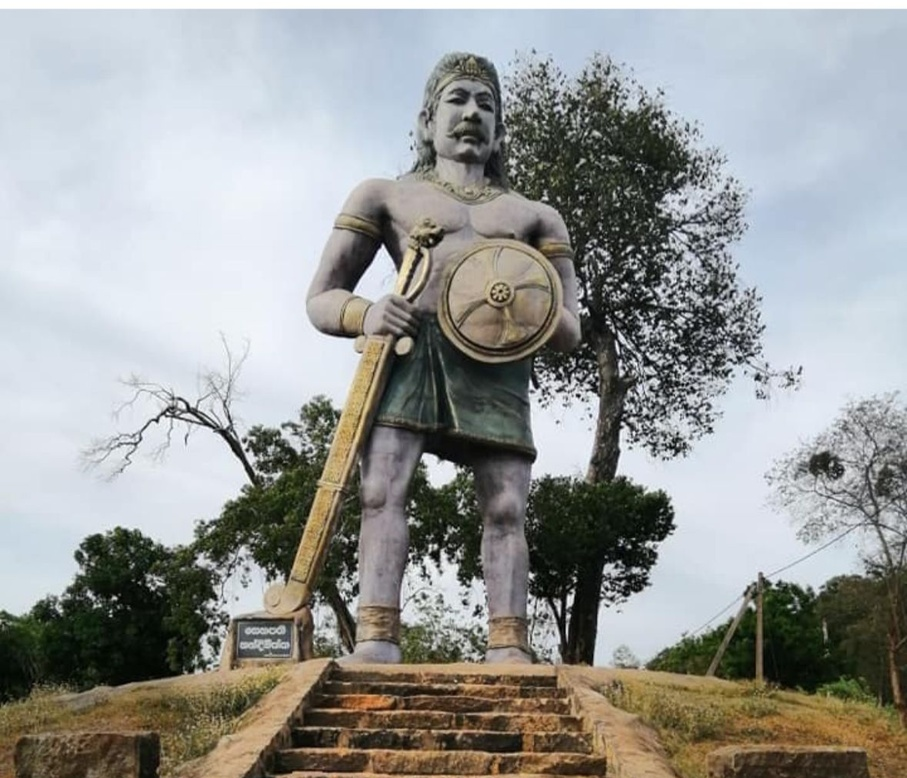
#> input picture images/WhatsApp-Image-2025-04-03-at-6.07.36-PM.jpg, 907 x 778 px, shrunk from 1179 x 1011 before the run, found by its file name; its folder holds only this picture in this run
$ python 'AI V1.py'
#> lines starting #> are read from the running program, lines starting #| are printed output that depends on the picture
import cv2
import os
import numpy as np

# Folder containing images
image_folder = r"C:\Users\cyber\Desktop\AI Project\images"
video_name = "animated_caracter_video.avi"

# Set FPS (Frames per second)
fps = 5  # Adjust FPS for video speed

# Duration for each image in seconds
image_duration = 5  # Duration each image will stay on screen (in seconds)

# Get images from the folder
images = [img for img in os.listdir(image_folder) if img.endswith(".jpg") or img.endswith(".png")]
images.sort()  # Sort images in order

# Check if any images are found
if not images:
    print("Error: No images found in the folder!")
    exit()

print(f"Found images: {images}")  # Debugging line

# Your story (modify this part, make sure you have enough story parts)
story_texts = [
    "Nandimitra was a chief commander of the ten great giants. He was the nephew of Mitta, "
    "a general in the army of King Elara. He was a warrior of the Rakshasa Angam. "
    "Although he was small and tied to a rock to prevent him from crawling everywhere, "
    "his great strength and majesty enabled him to drag even the heavy rock and move from place to place, "
    "which led to him being given the name Nandimitra.",

    "He fought valiantly in many battles, his power and skill unmatched. "
    "But despite his strength, his greatest challenge was always his own heart. "
    "He longed for freedom and a life without chains, a life where he could be more than just a warrior."
]

# Ensure there are enough story texts to cover all images (repeat if necessary)
if len(story_texts) < len(images):
    story_texts *= (len(images) // len(story_texts)) + 1  # Repeat story texts if not enough

print(f"Story texts length: {len(story_texts)}")  # Debugging line

# Read the first image to get dimensions
first_image = cv2.imread(os.path.join(image_folder, images[0]))
#> first_image is the input picture: shape (778, 907, 3); mean B, G, R 150.8, 153.1, 151.4
if first_image is None:
    print("Error: Unable to read the first image.")
    exit()

height, width, layers = first_image.shape
#> height = 778; width = 907; layers = 3

# Define video writer
video = cv2.VideoWriter(video_name, cv2.VideoWriter_fourcc(*'XVID'), fps, (width, height))

# Check if video writer is opened
if not video.isOpened():
    print("Error: Failed to open video writer.")
    exit()

# Add text to each image and write it to the video
for i, image in enumerate(images):
    frame = cv2.imread(os.path.join(image_folder, image))
    if frame is None:
        print(f"Error: Unable to read image {image}.")
        continue

    # Get text for this image (ensure dynamic text is assigned correctly)
    text = story_texts[i]

    # Debugging line to check text matching
    print(f"Adding text for image {image}: {text}")

    # Add a slight zoom-in and pan effect on the image (simulate animation)
    zoom_factor = 1.1  # Change this value for more/less zoom effect
    pan_factor = 10  # Move the image a little to simulate panning
    rows, cols, _ = frame.shape
#> rows = 778; cols = 907
    M_zoom = cv2.getRotationMatrix2D((cols / 2, rows / 2), 0, zoom_factor)
#> M_zoom = [[1.1, 0, -45.35], [0, 1.1, -38.9]]
    frame_zoomed = cv2.warpAffine(frame, M_zoom, (cols, rows))
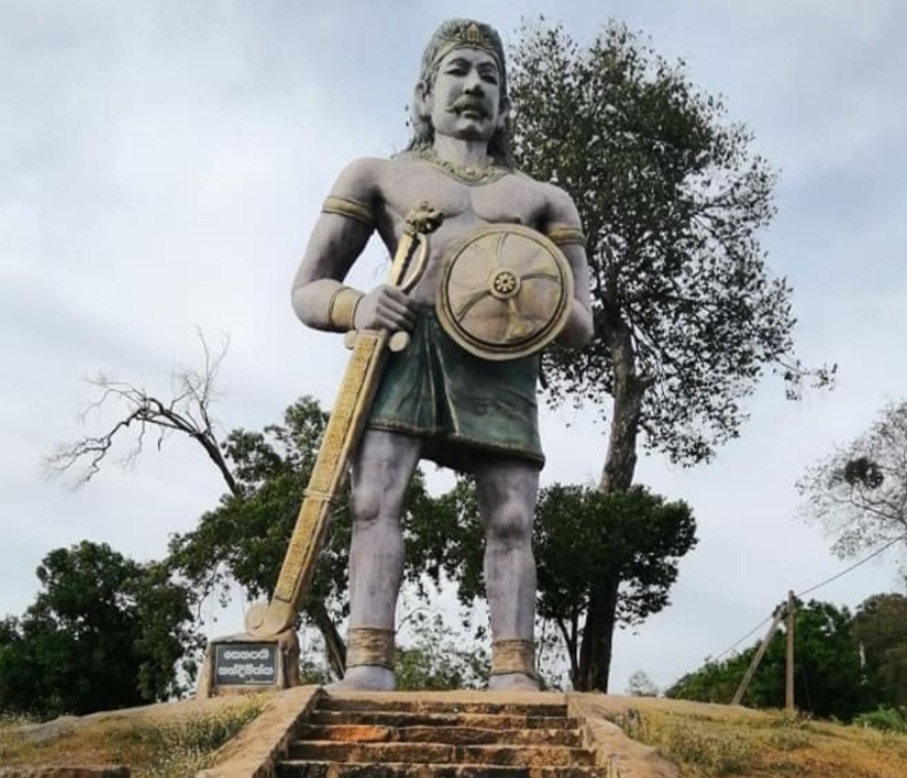
#> frame_zoomed: shape (778, 907, 3); mean B, G, R 149, 151, 149
    frame_zoomed = frame_zoomed[pan_factor:rows-pan_factor, pan_factor:cols-pan_factor]  # Apply panning effect
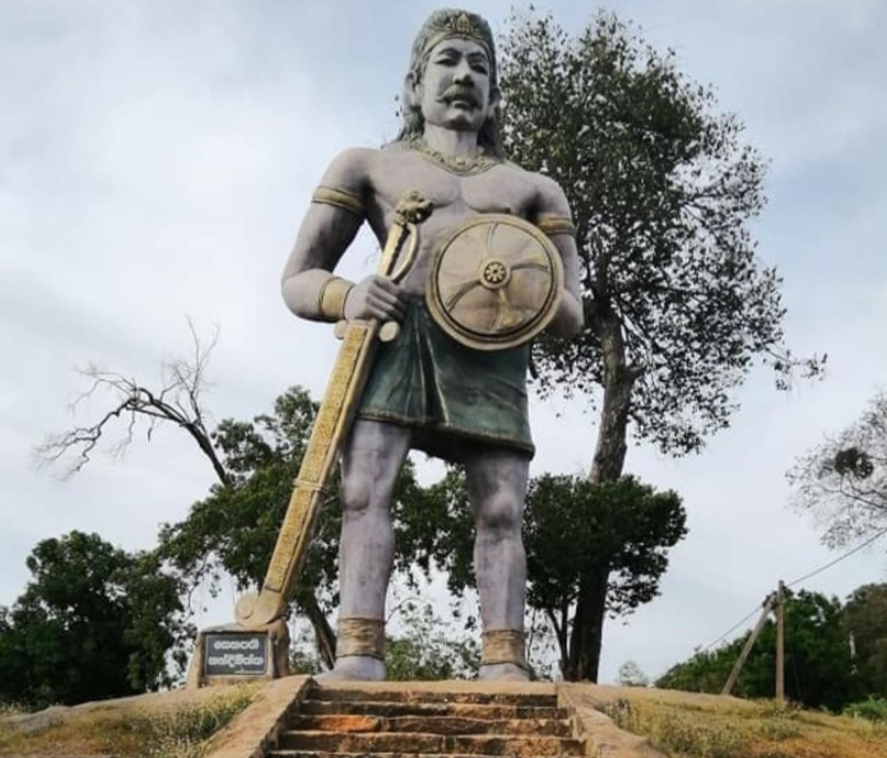
#> frame_zoomed: shape (758, 887, 3); mean B, G, R 148.6, 150.5, 148.5

    # Add text to the image
    font = cv2.FONT_HERSHEY_SIMPLEX
    font_scale = 1
    font_thickness = 2
    text_color = (255, 255, 255)  # White color
    position = (50, height - 50)  # Bottom-left corner
#> position = (50, 728)

    # Add text with background shadow
    cv2.putText(frame_zoomed, text, (position[0] + 2, position[1] + 2), font, font_scale, (0, 0, 0), font_thickness + 2, cv2.LINE_AA)
    cv2.putText(frame_zoomed, text, position, font, font_scale, text_color, font_thickness, cv2.LINE_AA)
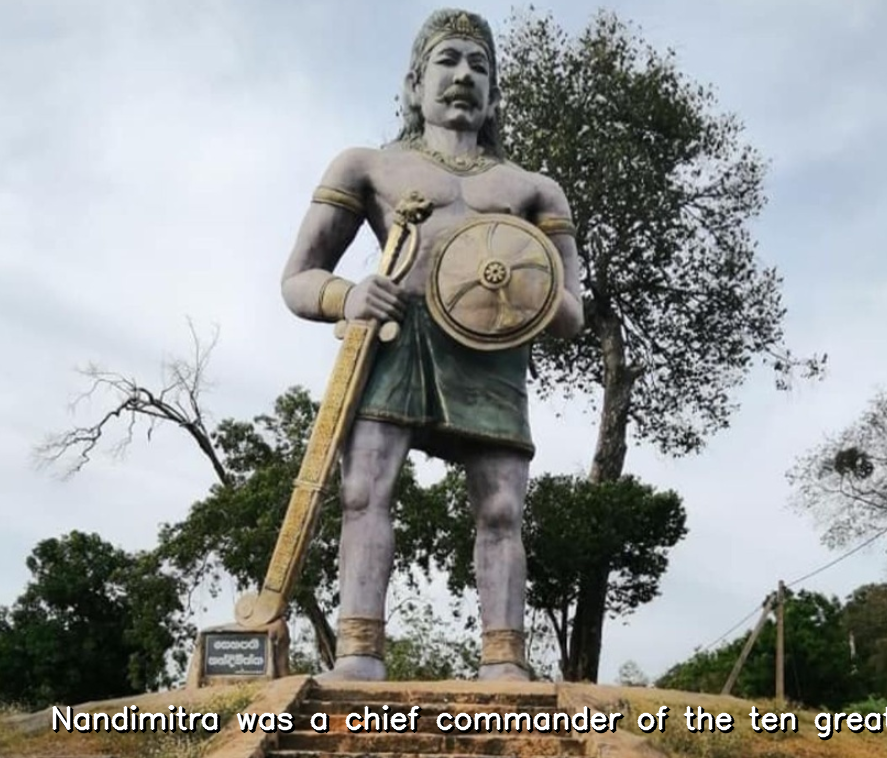
#> frame_zoomed: shape (758, 887, 3); mean B, G, R 149.8, 151.2, 148.8

    # Write the frame for the duration of the image (fps * image_duration)
    for _ in range(int(fps * image_duration)):  # Write each frame for the correct duration
        video.write(frame_zoomed)

# Release the video writer
video.release()

# Check if the video is saved correctly
if not os.path.exists(video_name):
    print(f"Error: Video file {video_name} was not created.")
else:
    print(f"Video with story saved as {video_name}")
